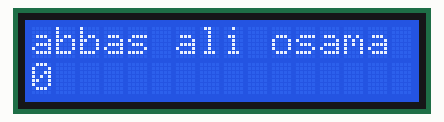
A sketch run on a simulated Arduino Uno, built with avr-gcc and run on an emulated ATmega328P. Shown: 16×2 character LCD.

Above: at 0.1 s.
At 4.1 s:
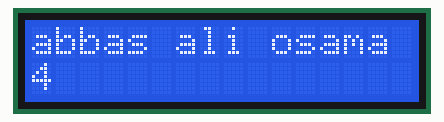
At 9.1 s:
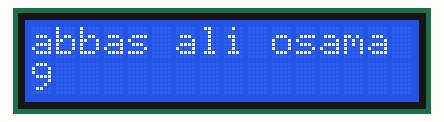
At 19.1 s:
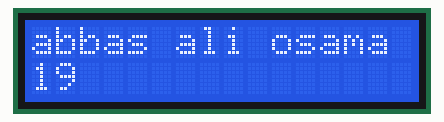
At 29.1 s:
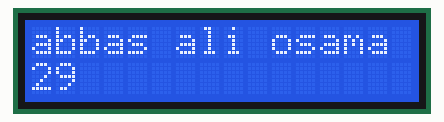
At 39.1 s:
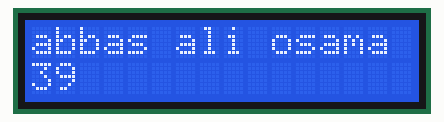

The sketch:

lcd.ino
```cpp
#include <LiquidCrystal.h>

// initialize the library by associating any needed LCD interface pin
// with the arduino pin number it is connected to
 int rs = 12, en = 11, d4 = 5, d5 = 4, d6 = 3, d7 = 2;
LiquidCrystal lcd(rs, en, d4, d5, d6, d7);

void setup() {
  // set up the LCD's number of columns and rows:
  lcd.begin(16, 2);
  // Print a message to the LCD.
  lcd.print("abbas ali osama");
}

void loop() {
  // set the cursor to column 0, line 1
  // (note: line 1 is the second row, since counting begins with 0):
  lcd.setCursor(0, 1);
  // print the number of seconds since reset:
  lcd.print(millis() / 1000);
}
```

Measured:
- what the display in image 1 shows lasts 1.0 s, from 4.0 s to 5.0 s
